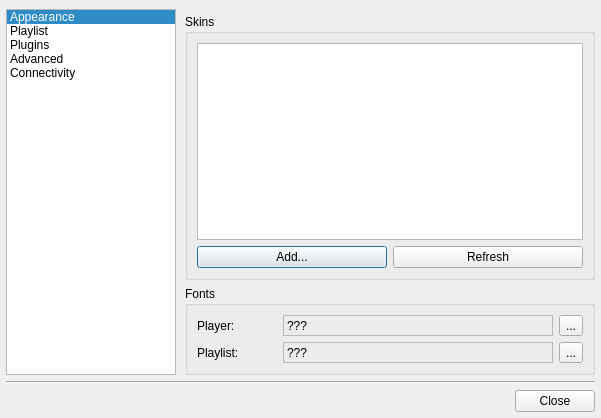
<?xml version="1.0" encoding="UTF-8"?>
<ui version="4.0">
 <class>ConfigDialog</class>
 <widget class="QDialog" name="ConfigDialog">
  <property name="geometry">
   <rect>
    <x>0</x>
    <y>0</y>
    <width>601</width>
    <height>418</height>
   </rect>
  </property>
  <property name="windowTitle">
   <string>Qmmp Settings</string>
  </property>
  <layout class="QVBoxLayout">
   <property name="spacing">
    <number>6</number>
   </property>
   <property name="leftMargin">
    <number>6</number>
   </property>
   <property name="topMargin">
    <number>9</number>
   </property>
   <property name="rightMargin">
    <number>6</number>
   </property>
   <property name="bottomMargin">
    <number>6</number>
   </property>
   <item>
    <layout class="QHBoxLayout">
     <property name="spacing">
      <number>0</number>
     </property>
     <property name="margin">
      <number>0</number>
     </property>
     <item>
      <widget class="QListWidget" name="contentsWidget">
       <property name="sizePolicy">
        <sizepolicy hsizetype="Expanding" vsizetype="Expanding">
         <horstretch>0</horstretch>
         <verstretch>0</verstretch>
        </sizepolicy>
       </property>
       <property name="maximumSize">
        <size>
         <width>170</width>
         <height>16777215</height>
        </size>
       </property>
       <property name="iconSize">
        <size>
         <width>38</width>
         <height>38</height>
        </size>
       </property>
       <property name="movement">
        <enum>QListView::Static</enum>
       </property>
       <property name="flow">
        <enum>QListView::TopToBottom</enum>
       </property>
       <property name="isWrapping" stdset="0">
        <bool>false</bool>
       </property>
       <property name="resizeMode">
        <enum>QListView::Adjust</enum>
       </property>
       <property name="spacing">
        <number>2</number>
       </property>
       <property name="viewMode">
        <enum>QListView::ListMode</enum>
       </property>
       <property name="uniformItemSizes">
        <bool>false</bool>
       </property>
       <property name="batchSize">
        <number>100</number>
       </property>
       <property name="wordWrap">
        <bool>false</bool>
       </property>
       <property name="currentRow">
        <number>0</number>
       </property>
       <item>
        <property name="text">
         <string>Appearance</string>
        </property>
        <property name="icon">
         <iconset resource="../images/images.qrc">
          <normaloff>:/interface.png</normaloff>:/interface.png</iconset>
        </property>
       </item>
       <item>
        <property name="text">
         <string>Playlist</string>
        </property>
        <property name="icon">
         <iconset resource="../images/images.qrc">
          <normaloff>:/playlist.png</normaloff>:/playlist.png</iconset>
        </property>
       </item>
       <item>
        <property name="text">
         <string>Plugins</string>
        </property>
        <property name="icon">
         <iconset resource="../images/images.qrc">
          <normaloff>:/plugins.png</normaloff>:/plugins.png</iconset>
        </property>
       </item>
       <item>
        <property name="text">
         <string>Advanced</string>
        </property>
        <property name="icon">
         <iconset resource="../images/images.qrc">
          <normaloff>:/advanced.png</normaloff>:/advanced.png</iconset>
        </property>
       </item>
       <item>
        <property name="text">
         <string>Connectivity</string>
        </property>
        <property name="icon">
         <iconset resource="../images/images.qrc">
          <normaloff>:/network.png</normaloff>:/network.png</iconset>
        </property>
       </item>
      </widget>
     </item>
     <item>
      <widget class="QStackedWidget" name="stackedWidget">
       <property name="sizePolicy">
        <sizepolicy hsizetype="Preferred" vsizetype="Preferred">
         <horstretch>0</horstretch>
         <verstretch>0</verstretch>
        </sizepolicy>
       </property>
       <property name="frameShadow">
        <enum>QFrame::Raised</enum>
       </property>
       <property name="currentIndex">
        <number>0</number>
       </property>
       <widget class="QWidget" name="widget1">
        <layout class="QVBoxLayout">
         <property name="spacing">
          <number>6</number>
         </property>
         <property name="leftMargin">
          <number>9</number>
         </property>
         <property name="topMargin">
          <number>5</number>
         </property>
         <property name="rightMargin">
          <number>0</number>
         </property>
         <property name="bottomMargin">
          <number>0</number>
         </property>
         <item>
          <widget class="QGroupBox" name="groupBox">
           <property name="title">
            <string>Skins</string>
           </property>
           <layout class="QGridLayout" name="gridLayout">
            <item row="0" column="0" colspan="2">
             <widget class="QListWidget" name="listWidget">
              <property name="alternatingRowColors">
               <bool>true</bool>
              </property>
              <property name="movement">
               <enum>QListView::Static</enum>
              </property>
              <property name="flow">
               <enum>QListView::TopToBottom</enum>
              </property>
              <property name="viewMode">
               <enum>QListView::ListMode</enum>
              </property>
              <property name="modelColumn">
               <number>0</number>
              </property>
             </widget>
            </item>
            <item row="1" column="0">
             <widget class="QPushButton" name="skinInstallButton">
              <property name="minimumSize">
               <size>
                <width>0</width>
                <height>0</height>
               </size>
              </property>
              <property name="text">
               <string>Add...</string>
              </property>
             </widget>
            </item>
            <item row="1" column="1">
             <widget class="QPushButton" name="skinReloadButton">
              <property name="minimumSize">
               <size>
                <width>0</width>
                <height>0</height>
               </size>
              </property>
              <property name="text">
               <string>Refresh</string>
              </property>
             </widget>
            </item>
           </layout>
          </widget>
         </item>
         <item>
          <widget class="QGroupBox" name="plGroupBox">
           <property name="sizePolicy">
            <sizepolicy hsizetype="Preferred" vsizetype="Fixed">
             <horstretch>0</horstretch>
             <verstretch>0</verstretch>
            </sizepolicy>
           </property>
           <property name="title">
            <string>Fonts</string>
           </property>
           <layout class="QGridLayout" name="gridLayout_2">
            <item row="0" column="0">
             <widget class="QLabel" name="label">
              <property name="maximumSize">
               <size>
                <width>80</width>
                <height>16777215</height>
               </size>
              </property>
              <property name="text">
               <string>Player:</string>
              </property>
              <property name="alignment">
               <set>Qt::AlignLeading|Qt::AlignLeft|Qt::AlignVCenter</set>
              </property>
             </widget>
            </item>
            <item row="0" column="1">
             <widget class="QLabel" name="mainFontLabel">
              <property name="frameShape">
               <enum>QFrame::StyledPanel</enum>
              </property>
              <property name="frameShadow">
               <enum>QFrame::Sunken</enum>
              </property>
              <property name="text">
               <string>???</string>
              </property>
             </widget>
            </item>
            <item row="0" column="2">
             <widget class="QToolButton" name="mainFontButton">
              <property name="text">
               <string>...</string>
              </property>
             </widget>
            </item>
            <item row="1" column="0">
             <widget class="QLabel" name="label_2">
              <property name="maximumSize">
               <size>
                <width>80</width>
                <height>16777215</height>
               </size>
              </property>
              <property name="text">
               <string>Playlist:</string>
              </property>
              <property name="alignment">
               <set>Qt::AlignLeading|Qt::AlignLeft|Qt::AlignVCenter</set>
              </property>
             </widget>
            </item>
            <item row="1" column="1">
             <widget class="QLabel" name="plFontLabel">
              <property name="frameShape">
               <enum>QFrame::StyledPanel</enum>
              </property>
              <property name="frameShadow">
               <enum>QFrame::Sunken</enum>
              </property>
              <property name="text">
               <string>???</string>
              </property>
             </widget>
            </item>
            <item row="1" column="2">
             <widget class="QToolButton" name="plFontButton">
              <property name="text">
               <string>...</string>
              </property>
             </widget>
            </item>
           </layout>
          </widget>
         </item>
        </layout>
       </widget>
       <widget class="QWidget" name="page">
        <layout class="QVBoxLayout" name="verticalLayout">
         <item>
          <widget class="QGroupBox" name="groupBox_3">
           <property name="title">
            <string>Metadata</string>
           </property>
           <layout class="QGridLayout">
            <property name="margin">
             <number>9</number>
            </property>
            <property name="spacing">
             <number>6</number>
            </property>
            <item row="0" column="0">
             <widget class="QCheckBox" name="metadataCheckBox">
              <property name="text">
               <string>Load metadata from files</string>
              </property>
             </widget>
            </item>
           </layout>
          </widget>
         </item>
         <item>
          <widget class="QGroupBox" name="groupBox_2">
           <property name="title">
            <string>Song Display</string>
           </property>
           <layout class="QGridLayout" name="gridLayout_3">
            <item row="0" column="0">
             <widget class="QLabel" name="label_4">
              <property name="text">
               <string>Title format:</string>
              </property>
              <property name="alignment">
               <set>Qt::AlignRight|Qt::AlignTrailing|Qt::AlignVCenter</set>
              </property>
             </widget>
            </item>
            <item row="0" column="1">
             <widget class="QLineEdit" name="formatLineEdit"/>
            </item>
            <item row="0" column="2">
             <widget class="QToolButton" name="titleButton">
              <property name="text">
               <string>...</string>
              </property>
             </widget>
            </item>
            <item row="1" column="0" colspan="3">
             <widget class="QCheckBox" name="underscoresCheckBox">
              <property name="text">
               <string>Convert underscores to blanks</string>
              </property>
             </widget>
            </item>
            <item row="2" column="0" colspan="3">
             <widget class="QCheckBox" name="per20CheckBox">
              <property name="text">
               <string>Convert %20 to blanks</string>
              </property>
             </widget>
            </item>
            <item row="3" column="0" colspan="3">
             <widget class="QCheckBox" name="protocolCheckBox">
              <property name="text">
               <string>Show protocol</string>
              </property>
             </widget>
            </item>
            <item row="4" column="0" colspan="3">
             <widget class="QCheckBox" name="numbersCheckBox">
              <property name="text">
               <string>Show song numbers</string>
              </property>
             </widget>
            </item>
           </layout>
          </widget>
         </item>
         <item>
          <spacer>
           <property name="orientation">
            <enum>Qt::Vertical</enum>
           </property>
           <property name="sizeHint" stdset="0">
            <size>
             <width>387</width>
             <height>101</height>
            </size>
           </property>
          </spacer>
         </item>
        </layout>
       </widget>
       <widget class="QWidget" name="widget">
        <layout class="QGridLayout">
         <property name="leftMargin">
          <number>9</number>
         </property>
         <property name="topMargin">
          <number>5</number>
         </property>
         <property name="rightMargin">
          <number>0</number>
         </property>
         <property name="bottomMargin">
          <number>0</number>
         </property>
         <property name="spacing">
          <number>6</number>
         </property>
         <item row="1" column="0">
          <widget class="QPushButton" name="preferencesButton">
           <property name="minimumSize">
            <size>
             <width>0</width>
             <height>0</height>
            </size>
           </property>
           <property name="text">
            <string>Preferences</string>
           </property>
          </widget>
         </item>
         <item row="1" column="1">
          <widget class="QPushButton" name="informationButton">
           <property name="minimumSize">
            <size>
             <width>0</width>
             <height>0</height>
            </size>
           </property>
           <property name="text">
            <string>Information</string>
           </property>
          </widget>
         </item>
         <item row="1" column="2">
          <spacer>
           <property name="orientation">
            <enum>Qt::Horizontal</enum>
           </property>
           <property name="sizeHint" stdset="0">
            <size>
             <width>101</width>
             <height>20</height>
            </size>
           </property>
          </spacer>
         </item>
         <item row="0" column="0" colspan="3">
          <widget class="QTabWidget" name="pluginsTab">
           <property name="tabPosition">
            <enum>QTabWidget::North</enum>
           </property>
           <property name="tabShape">
            <enum>QTabWidget::Rounded</enum>
           </property>
           <property name="currentIndex">
            <number>0</number>
           </property>
           <widget class="QWidget" name="Input">
            <attribute name="title">
             <string>Input</string>
            </attribute>
            <layout class="QHBoxLayout" name="horizontalLayout_2">
             <item>
              <widget class="QTableWidget" name="inputPluginTable">
               <property name="selectionMode">
                <enum>QAbstractItemView::SingleSelection</enum>
               </property>
               <property name="selectionBehavior">
                <enum>QAbstractItemView::SelectRows</enum>
               </property>
               <property name="rowCount">
                <number>0</number>
               </property>
               <property name="columnCount">
                <number>0</number>
               </property>
              </widget>
             </item>
            </layout>
           </widget>
           <widget class="QWidget" name="Output">
            <attribute name="title">
             <string>Output</string>
            </attribute>
            <layout class="QHBoxLayout" name="horizontalLayout">
             <item>
              <widget class="QTableWidget" name="outputPluginTable">
               <property name="selectionMode">
                <enum>QAbstractItemView::SingleSelection</enum>
               </property>
               <property name="selectionBehavior">
                <enum>QAbstractItemView::SelectRows</enum>
               </property>
              </widget>
             </item>
            </layout>
           </widget>
           <widget class="QWidget" name="tab">
            <attribute name="title">
             <string>Visualization</string>
            </attribute>
            <layout class="QHBoxLayout">
             <item>
              <widget class="QTableWidget" name="visualPluginTable">
               <property name="selectionMode">
                <enum>QAbstractItemView::SingleSelection</enum>
               </property>
               <property name="selectionBehavior">
                <enum>QAbstractItemView::SelectRows</enum>
               </property>
              </widget>
             </item>
            </layout>
           </widget>
           <widget class="QWidget" name="tab_2">
            <attribute name="title">
             <string>Effects</string>
            </attribute>
            <layout class="QVBoxLayout">
             <item>
              <widget class="QTableWidget" name="effectPluginTable">
               <property name="selectionMode">
                <enum>QAbstractItemView::SingleSelection</enum>
               </property>
               <property name="selectionBehavior">
                <enum>QAbstractItemView::SelectRows</enum>
               </property>
              </widget>
             </item>
            </layout>
           </widget>
           <widget class="QWidget" name="tab_3">
            <attribute name="title">
             <string>General</string>
            </attribute>
            <layout class="QVBoxLayout">
             <item>
              <widget class="QTableWidget" name="generalPluginTable">
               <property name="selectionMode">
                <enum>QAbstractItemView::SingleSelection</enum>
               </property>
               <property name="selectionBehavior">
                <enum>QAbstractItemView::SelectRows</enum>
               </property>
              </widget>
             </item>
            </layout>
           </widget>
          </widget>
         </item>
        </layout>
       </widget>
       <widget class="QWidget" name="page_2">
        <layout class="QGridLayout" name="gridLayout_5">
         <item row="0" column="0" colspan="2">
          <widget class="QGroupBox" name="groupBox_6">
           <property name="title">
            <string>Audio</string>
           </property>
           <layout class="QVBoxLayout">
            <item>
             <widget class="QCheckBox" name="softVolumeCheckBox">
              <property name="text">
               <string>Use software volume control</string>
              </property>
             </widget>
            </item>
           </layout>
          </widget>
         </item>
         <item row="1" column="0">
          <widget class="QGroupBox" name="visibilityGroupBox">
           <property name="title">
            <string>Visibility Control</string>
           </property>
           <layout class="QVBoxLayout" name="verticalLayout_3">
            <item>
             <widget class="QCheckBox" name="hideOnCloseCheckBox">
              <property name="text">
               <string>Hide on close</string>
              </property>
             </widget>
            </item>
            <item>
             <widget class="QCheckBox" name="hiddenCheckBox">
              <property name="text">
               <string>Start hidden</string>
              </property>
             </widget>
            </item>
           </layout>
          </widget>
         </item>
         <item row="1" column="1">
          <widget class="QGroupBox" name="groupBox_8">
           <property name="title">
            <string>Compatibility</string>
           </property>
           <layout class="QVBoxLayout" name="verticalLayout_2">
            <item>
             <widget class="QCheckBox" name="openboxCheckBox">
              <property name="text">
               <string>Openbox compatibility</string>
              </property>
             </widget>
            </item>
           </layout>
          </widget>
         </item>
         <item row="2" column="0" colspan="2">
          <widget class="QGroupBox" name="groupBox_4">
           <property name="title">
            <string>File Dialog</string>
           </property>
           <layout class="QHBoxLayout">
            <item>
             <widget class="QComboBox" name="fileDialogComboBox"/>
            </item>
            <item>
             <widget class="QPushButton" name="fdInformationButton">
              <property name="text">
               <string>Information</string>
              </property>
             </widget>
            </item>
            <item>
             <spacer>
              <property name="orientation">
               <enum>Qt::Horizontal</enum>
              </property>
              <property name="sizeHint" stdset="0">
               <size>
                <width>40</width>
                <height>20</height>
               </size>
              </property>
             </spacer>
            </item>
           </layout>
          </widget>
         </item>
         <item row="3" column="0" colspan="2">
          <widget class="QGroupBox" name="groupBox_7">
           <property name="title">
            <string>Transparency</string>
           </property>
           <layout class="QGridLayout" name="gridLayout_4">
            <item row="0" column="0">
             <widget class="QLabel" name="label_3">
              <property name="text">
               <string>Main window</string>
              </property>
             </widget>
            </item>
            <item row="0" column="1">
             <widget class="QSlider" name="mwTransparencySlider">
              <property name="maximum">
               <number>90</number>
              </property>
              <property name="orientation">
               <enum>Qt::Horizontal</enum>
              </property>
             </widget>
            </item>
            <item row="0" column="2">
             <widget class="QLabel" name="mwTransparencyLabel">
              <property name="minimumSize">
               <size>
                <width>25</width>
                <height>0</height>
               </size>
              </property>
              <property name="text">
               <string>0</string>
              </property>
             </widget>
            </item>
            <item row="1" column="0">
             <widget class="QLabel" name="label_9">
              <property name="text">
               <string>Equalizer</string>
              </property>
             </widget>
            </item>
            <item row="1" column="1">
             <widget class="QSlider" name="eqTransparencySlider">
              <property name="maximum">
               <number>90</number>
              </property>
              <property name="orientation">
               <enum>Qt::Horizontal</enum>
              </property>
             </widget>
            </item>
            <item row="1" column="2">
             <widget class="QLabel" name="eqTransparencyLabel">
              <property name="text">
               <string>0</string>
              </property>
             </widget>
            </item>
            <item row="2" column="0">
             <widget class="QLabel" name="label_10">
              <property name="text">
               <string>Playlist</string>
              </property>
             </widget>
            </item>
            <item row="2" column="1">
             <widget class="QSlider" name="plTransparencySlider">
              <property name="maximum">
               <number>90</number>
              </property>
              <property name="orientation">
               <enum>Qt::Horizontal</enum>
              </property>
             </widget>
            </item>
            <item row="2" column="2">
             <widget class="QLabel" name="plTransparencyLabel">
              <property name="text">
               <string>0</string>
              </property>
             </widget>
            </item>
           </layout>
          </widget>
         </item>
        </layout>
       </widget>
       <widget class="QWidget" name="network">
        <layout class="QVBoxLayout">
         <property name="leftMargin">
          <number>9</number>
         </property>
         <property name="topMargin">
          <number>5</number>
         </property>
         <property name="rightMargin">
          <number>0</number>
         </property>
         <property name="bottomMargin">
          <number>0</number>
         </property>
         <item>
          <widget class="QGroupBox" name="groupBox_5">
           <property name="title">
            <string>Proxy</string>
           </property>
           <property name="flat">
            <bool>false</bool>
           </property>
           <property name="checkable">
            <bool>false</bool>
           </property>
           <layout class="QGridLayout">
            <item row="0" column="0" colspan="2">
             <widget class="QCheckBox" name="enableProxyCheckBox">
              <property name="text">
               <string>Enable proxy usage</string>
              </property>
             </widget>
            </item>
            <item row="1" column="0">
             <widget class="QLabel" name="label_5">
              <property name="text">
               <string>Proxy host name:</string>
              </property>
              <property name="alignment">
               <set>Qt::AlignRight|Qt::AlignTrailing|Qt::AlignVCenter</set>
              </property>
             </widget>
            </item>
            <item row="1" column="1">
             <widget class="QLineEdit" name="hostLineEdit"/>
            </item>
            <item row="2" column="0">
             <widget class="QLabel" name="label_6">
              <property name="text">
               <string>Proxy port:</string>
              </property>
              <property name="alignment">
               <set>Qt::AlignRight|Qt::AlignTrailing|Qt::AlignVCenter</set>
              </property>
             </widget>
            </item>
            <item row="2" column="1">
             <widget class="QLineEdit" name="portLineEdit"/>
            </item>
            <item row="3" column="0" colspan="2">
             <widget class="QCheckBox" name="authProxyCheckBox">
              <property name="text">
               <string>Use authentication with proxy</string>
              </property>
             </widget>
            </item>
            <item row="4" column="0">
             <widget class="QLabel" name="label_7">
              <property name="text">
               <string>Proxy user name:</string>
              </property>
              <property name="alignment">
               <set>Qt::AlignRight|Qt::AlignTrailing|Qt::AlignVCenter</set>
              </property>
             </widget>
            </item>
            <item row="4" column="1">
             <widget class="QLineEdit" name="proxyUserLineEdit"/>
            </item>
            <item row="5" column="0">
             <widget class="QLabel" name="label_8">
              <property name="text">
               <string>Proxy password:</string>
              </property>
              <property name="alignment">
               <set>Qt::AlignRight|Qt::AlignTrailing|Qt::AlignVCenter</set>
              </property>
             </widget>
            </item>
            <item row="5" column="1">
             <widget class="QLineEdit" name="proxyPasswLineEdit">
              <property name="echoMode">
               <enum>QLineEdit::Password</enum>
              </property>
             </widget>
            </item>
           </layout>
          </widget>
         </item>
         <item>
          <spacer>
           <property name="orientation">
            <enum>Qt::Vertical</enum>
           </property>
           <property name="sizeHint" stdset="0">
            <size>
             <width>20</width>
             <height>40</height>
            </size>
           </property>
          </spacer>
         </item>
        </layout>
       </widget>
      </widget>
     </item>
    </layout>
   </item>
   <item>
    <widget class="Line" name="line">
     <property name="orientation">
      <enum>Qt::Horizontal</enum>
     </property>
    </widget>
   </item>
   <item>
    <layout class="QHBoxLayout">
     <property name="spacing">
      <number>6</number>
     </property>
     <property name="margin">
      <number>0</number>
     </property>
     <item>
      <spacer>
       <property name="orientation">
        <enum>Qt::Horizontal</enum>
       </property>
       <property name="sizeHint" stdset="0">
        <size>
         <width>341</width>
         <height>20</height>
        </size>
       </property>
      </spacer>
     </item>
     <item>
      <widget class="QPushButton" name="closeButton">
       <property name="text">
        <string>Close</string>
       </property>
      </widget>
     </item>
    </layout>
   </item>
  </layout>
 </widget>
 <resources>
  <include location="../images/images.qrc"/>
 </resources>
 <connections>
  <connection>
   <sender>closeButton</sender>
   <signal>clicked()</signal>
   <receiver>ConfigDialog</receiver>
   <slot>accept()</slot>
   <hints>
    <hint type="sourcelabel">
     <x>590</x>
     <y>402</y>
    </hint>
    <hint type="destinationlabel">
     <x>316</x>
     <y>340</y>
    </hint>
   </hints>
  </connection>
  <connection>
   <sender>enableProxyCheckBox</sender>
   <signal>toggled(bool)</signal>
   <receiver>hostLineEdit</receiver>
   <slot>setEnabled(bool)</slot>
   <hints>
    <hint type="sourcelabel">
     <x>305</x>
     <y>52</y>
    </hint>
    <hint type="destinationlabel">
     <x>424</x>
     <y>82</y>
    </hint>
   </hints>
  </connection>
  <connection>
   <sender>enableProxyCheckBox</sender>
   <signal>toggled(bool)</signal>
   <receiver>portLineEdit</receiver>
   <slot>setEnabled(bool)</slot>
   <hints>
    <hint type="sourcelabel">
     <x>506</x>
     <y>56</y>
    </hint>
    <hint type="destinationlabel">
     <x>506</x>
     <y>116</y>
    </hint>
   </hints>
  </connection>
  <connection>
   <sender>authProxyCheckBox</sender>
   <signal>toggled(bool)</signal>
   <receiver>proxyUserLineEdit</receiver>
   <slot>setEnabled(bool)</slot>
   <hints>
    <hint type="sourcelabel">
     <x>318</x>
     <y>142</y>
    </hint>
    <hint type="destinationlabel">
     <x>326</x>
     <y>163</y>
    </hint>
   </hints>
  </connection>
  <connection>
   <sender>authProxyCheckBox</sender>
   <signal>toggled(bool)</signal>
   <receiver>proxyPasswLineEdit</receiver>
   <slot>setEnabled(bool)</slot>
   <hints>
    <hint type="sourcelabel">
     <x>264</x>
     <y>138</y>
    </hint>
    <hint type="destinationlabel">
     <x>580</x>
     <y>197</y>
    </hint>
   </hints>
  </connection>
  <connection>
   <sender>mwTransparencySlider</sender>
   <signal>valueChanged(int)</signal>
   <receiver>mwTransparencyLabel</receiver>
   <slot>setNum(int)</slot>
   <hints>
    <hint type="sourcelabel">
     <x>489</x>
     <y>285</y>
    </hint>
    <hint type="destinationlabel">
     <x>553</x>
     <y>284</y>
    </hint>
   </hints>
  </connection>
  <connection>
   <sender>eqTransparencySlider</sender>
   <signal>valueChanged(int)</signal>
   <receiver>eqTransparencyLabel</receiver>
   <slot>setNum(int)</slot>
   <hints>
    <hint type="sourcelabel">
     <x>519</x>
     <y>305</y>
    </hint>
    <hint type="destinationlabel">
     <x>549</x>
     <y>309</y>
    </hint>
   </hints>
  </connection>
  <connection>
   <sender>plTransparencySlider</sender>
   <signal>valueChanged(int)</signal>
   <receiver>plTransparencyLabel</receiver>
   <slot>setNum(int)</slot>
   <hints>
    <hint type="sourcelabel">
     <x>511</x>
     <y>327</y>
    </hint>
    <hint type="destinationlabel">
     <x>549</x>
     <y>330</y>
    </hint>
   </hints>
  </connection>
 </connections>
</ui>
